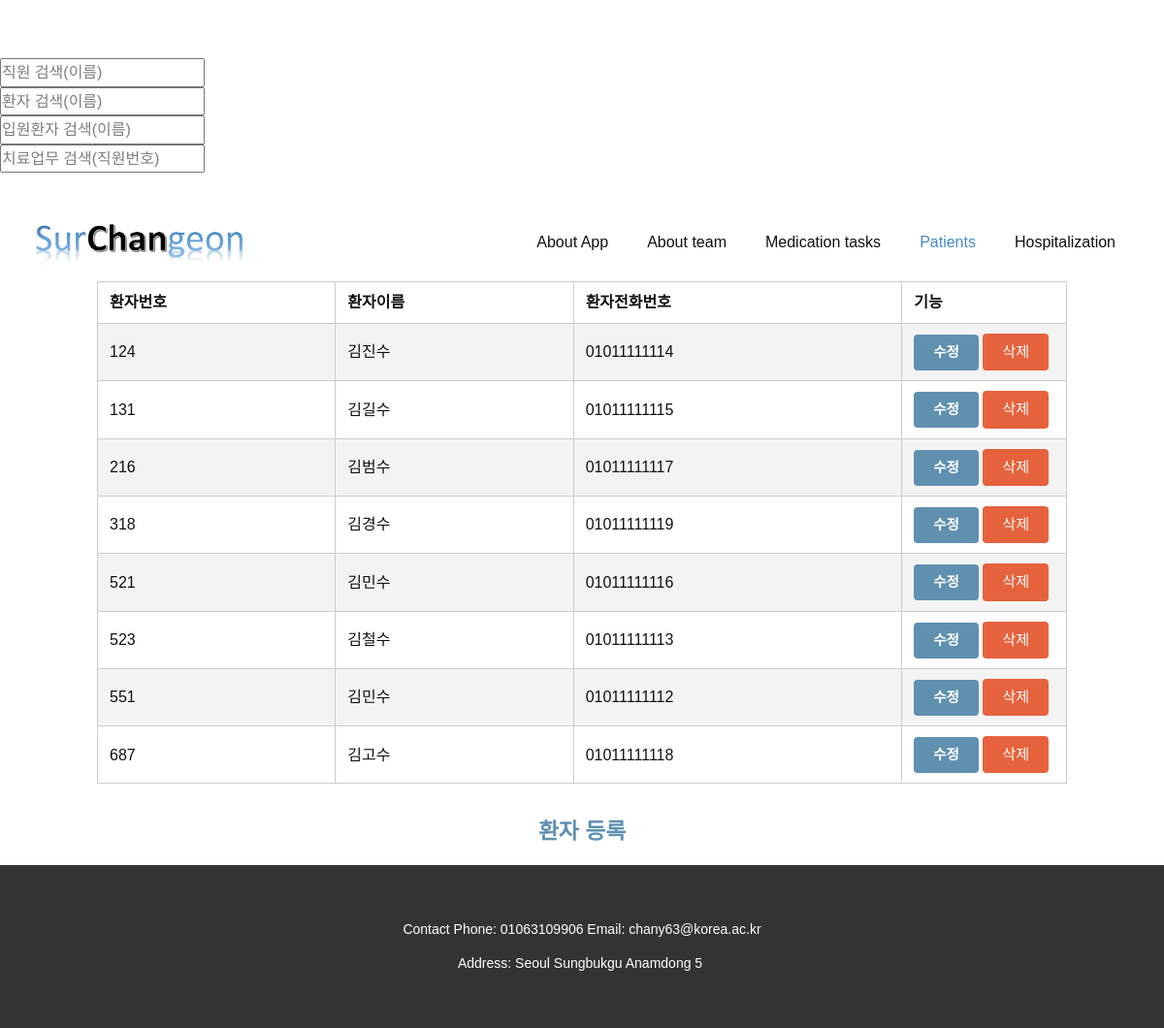
Screenshot of /Patients.php with the database file from the repository.
### tables this page shows
create table patient(pat_no char(10) primary key not null, pat_name char(20) not null, pat_phone char(20));

### Patients.php (the view, shortened to what this page needs)
<?
include "config.php";
?>
<!DOCTYPE html>
<html style="font-size: 16px;">
  <head>
    <link rel="stylesheet" href="nicepage.css" media="screen">
<link rel="stylesheet" href="Patients.css" media="screen">
<link rel="stylesheet" href="styles.css">
  </head>
  <form action="About-team.php" method="post">
    <input
      type="text"
      name="search_keyword"
      placeholder="직원 검색(이름)"
    />
  </form>
  <form action="Patients.php" method="post">
    <input
      type="text"
      name="search_keyword"
      placeholder="환자 검색(이름)"
    />
  </form>
  <form action="Hospitalization.php" method="post">
    <input
      type="text"
      name="search_keyword"
      placeholder="입원환자 검색(이름)"
    />
  </form>
  <form action="Medication-tasks.php" method="post">
    <input
      type="text"
      name="search_keyword"
      placeholder="치료업무 검색(직원번호)"
    />
  </form>
  <body class="u-body"><header class="u-clearfix u-header u-header" id="sec-d9f7"><div class="u-clearfix u-sheet u-sheet-1">
        <a href="Home.php" data-page-id="25047863" class="u-image u-logo u-image-1" title="Home" data-image-width="1425" data-image-height="398">
          <img src="images/1.png" class="u-logo-image u-logo-image-1">
        </a>
        <nav class="u-menu u-menu-dropdown u-offcanvas u-menu-1">
          <div class="u-custom-menu u-nav-container">
            <ul class="u-nav u-unstyled u-nav-1"><li class="u-nav-item"><a class="u-button-style u-nav-link u-text-active-palette-1-base u-text-hover-palette-2-base" href="About-App.php" style="padding: 10px 20px;">About App</a>
</li><li class="u-nav-item"><a class="u-button-style u-nav-link u-text-active-palette-1-base u-text-hover-palette-2-base" href="About-team.php" style="padding: 10px 20px;">About team</a>
</li><li class="u-nav-item"><a class="u-button-style u-nav-link u-text-active-palette-1-base u-text-hover-palette-2-base" href="Medication-tasks.php" style="padding: 10px 20px;">Medication tasks</a>
</li><li class="u-nav-item"><a class="u-button-style u-nav-link u-text-active-palette-1-base u-text-hover-palette-2-base" href="Patients.php" style="padding: 10px 20px;">Patients</a>
</li><li class="u-nav-item"><a class="u-button-style u-nav-link u-text-active-palette-1-base u-text-hover-palette-2-base" href="Hospitalization.php" style="padding: 10px 20px;">Hospitalization</a>
</li></ul>
          </div>
        </nav>
      </div></header>
      <div class="container">
          <?
          $conn = dbconnect($host, $dbid, $dbpass, $dbname);
          $query = "select * from patient";
          $res = mysqli_query($conn, $query);
          ?>
          <table class="table table-striped table-bordered">
              <thead>
              <tr>
                  <th>환자번호</th>
                  <th>환자이름</th>
                  <th>환자전화번호</th>
                  <th>기능</th>
              </tr>
              </thead>
              <tbody>
              <?
              while ($row = mysqli_fetch_array($res)) {
                  echo "<tr>";
                  echo "<td>{$row['pat_no']}</td>";
                  echo "<td>{$row['pat_name']}</td>";
                  echo "<td>{$row['pat_phone']}</td>";
                  echo "<td width='17%'>
                      <a href='patient_form.php?pat_no={$row['pat_no']}'><button class='button primary small'>수정</button></a>
                       <button onclick='javascript:deleteConfirm({$row['pat_no']})' class='button danger small'>삭제</button>
                      </td>";
                  echo "</tr>";
              }
              ?>
              </tbody>
          </table>
          <center><div><h4><a href = 'patient_form.php'>환자 등록</a></h4></div></center>
      </div>
    <footer class="u-align-center u-clearfix u-footer u-grey-80 u-footer" id="sec-7dd8"><div class="u-clearfix u-sheet u-sheet-1">
        <p class="u-small-text u-text u-text-variant u-text-1">Contact Phone: 01063109906 Email: chany63@korea.ac.kr<br>Address: Seoul Sungbukgu Anamdong 5&nbsp;
        </p>
      </div></footer>
  </body>
</html>

### design/styles.css (style rules this page uses)
body { margin-top: 60px; }
.container { width: 1000px; margin: 0 auto; }
* { margin: 0; padding: 0; font-family: "Nanum Gothic", sans-serif; }
h1, h2, h3, h4, h5, h6 { font-weight: 500; }
h4 { font-size: 1.5em; }
p { line-height: 2.5em; }
a { font-size: .95em; font-weight: 700; text-decoration: none; color: #5f90b0; }
.table { width: 100%; border-spacing: 0; border-collapse: collapse; text-align: left; margin-bottom: 35px; }
.table th, .table td { border-bottom: 1px #CCC solid; padding: 8px 12px; }
.table.table-striped tbody tr:nth-child(2n+1) { background-color: #f3f3f3; }
.table.table-bordered { border: 1px #CCC solid; }
.table.table-bordered td, .table.table-bordered th { border: 1px #CCC solid; }
.button { border: 0; border-radius: 4px; cursor: pointer; margin:2px 0px 2px 0px; }
.button.small { padding: 7px 20px; font-size: .95em; }
.button.primary { color: #FFF; background: #5f90b0; }
.button.danger { color: #FFF; background: #e6623c; }

### rows the page displays
patient: pat_no "124", pat_name "김진수", pat_phone "01011111114"
patient: pat_no "131", pat_name "김길수", pat_phone "01011111115"
patient: pat_no "216", pat_name "김범수", pat_phone "01011111117"
patient: pat_no "318", pat_name "김경수", pat_phone "01011111119"
patient: pat_no "521", pat_name "김민수", pat_phone "01011111116"
patient: pat_no "523", pat_name "김철수", pat_phone "01011111113"
patient: pat_no "551", pat_name "김민수", pat_phone "01011111112"
patient: pat_no "687", pat_name "김고수", pat_phone "01011111118"
